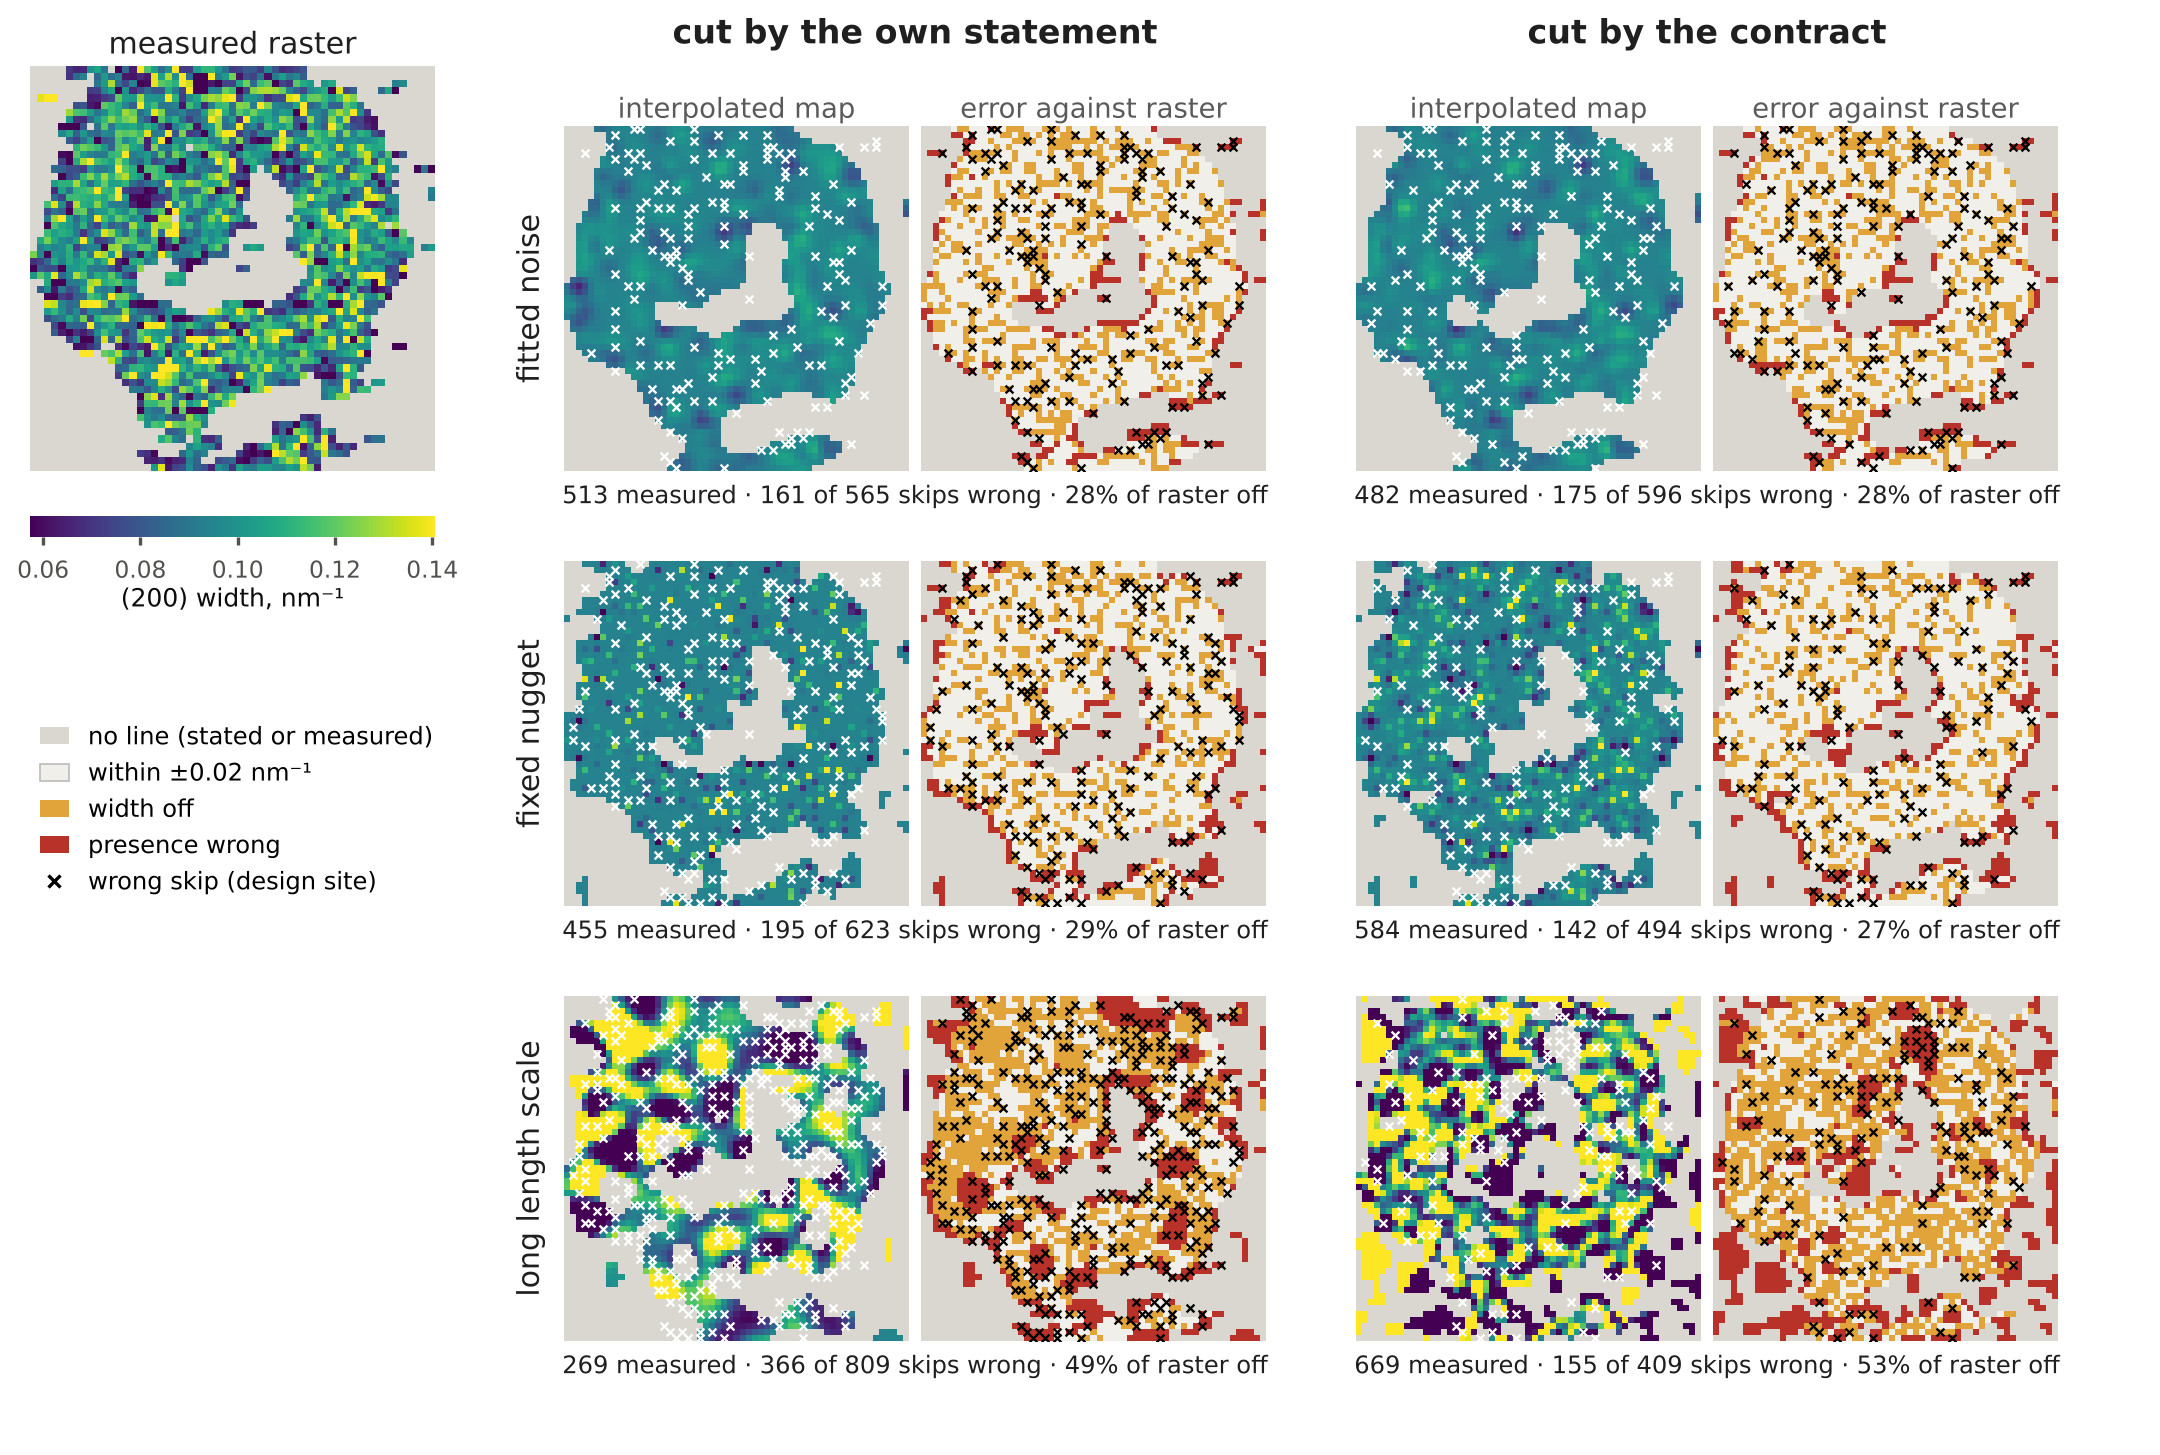

This chart was generated by the following Python code:
"""Interpolated maps after round 3 of one paired design (NaCl (200) width): rows are kernels, columns are the
cut that drove the campaign (process's own statement, contract), each with its error map against the measured raster.
Reads results/revision2/paired_gp_maps_d<D>.npz from experiments/paired_gp_maps.py."""
import sys
from pathlib import Path

import numpy as np
import matplotlib
matplotlib.use("Agg")
import matplotlib.pyplot as plt
from matplotlib.colors import ListedColormap

ROOT = Path(__file__).resolve().parents[2]
sys.path[:0] = [str(ROOT), str(ROOT / "src"), str(Path(__file__).parent)]
INK, INK2 = "#1f1f1f", "#5a5a5a"
TOL = 0.02
KLAB = {"fitted": "fitted noise", "nugget": "fixed nugget", "smooth": "long length scale"}
DLAB = {"uq": "own statement", "contract": "contract"}
ABSENT = "#d9d7d0"


def main(design=0):
    from fig_datasets import nacl_fwhm
    plt.rcParams.update({"font.family": "DejaVu Sans", "font.size": 7, "axes.edgecolor": INK2})
    img, pres, (xs, ys), _, _ = nacl_fwhm()
    R = np.load(ROOT / f"results/revision2/paired_gp_maps_d{design}.npz")
    sh = tuple(R["shape"]); ix, iy, ridx = R["ix"], R["iy"], R["raster_idx"]
    vmin, vmax = np.nanpercentile(img, 5), np.nanpercentile(img, 95)
    cmap = plt.get_cmap("viridis").copy(); cmap.set_bad(ABSENT)
    ecmap = ListedColormap(["#f1efe9", "#e0a43a", "#b8322a"])   # within tolerance, width off, presence wrong

    def to_img(v):
        out = np.full(sh, np.nan); out[iy, ix] = v; return out

    FW, FH, S = 7.2, 4.85, 1.15                                # figure and panel size, inches
    fig = plt.figure(figsize=(FW, FH))
    gap, pgap = 0.04, 0.30
    X0 = 1.88
    xin = [X0, X0 + S + gap, X0 + 2 * S + gap + pgap, X0 + 3 * S + 2 * gap + pgap]
    yin = [FH - 0.42 - S - r * (S + 0.30) for r in range(3)]
    W, H = S / FW, S / FH
    xpos = [x / FW for x in xin]; ypos = [y / FH for y in yin]
    # measured raster
    ag = fig.add_axes([0.10 / FW, ypos[0], 1.35 / FW, 1.35 / FH])
    im = ag.imshow(img, origin="lower", cmap=cmap, vmin=vmin, vmax=vmax, interpolation="nearest")
    ag.set_xticks([]); ag.set_yticks([]); ag.set_title("measured raster", fontsize=7.2, color=INK, pad=3)
    for sp_ in ag.spines.values():
        sp_.set_visible(False)
    cb = fig.colorbar(im, cax=fig.add_axes([0.10 / FW, ypos[0] - 0.22 / FH, 1.35 / FW, 0.07 / FH]),
                      orientation="horizontal")
    cb.outline.set_visible(False); cb.ax.tick_params(labelsize=5.6, length=2)
    cb.set_label("(200) width, nm⁻¹", fontsize=6, labelpad=1)
    # legend for the error maps and overlays
    from matplotlib.patches import Patch
    from matplotlib.lines import Line2D
    hs = [Patch(fc=ABSENT, label="no line (stated or measured)"),
          Patch(fc="#f1efe9", ec="#bbbbbb", lw=0.4, label=f"within ±{TOL} nm⁻¹"),
          Patch(fc="#e0a43a", label="width off"), Patch(fc="#b8322a", label="presence wrong"),
          Line2D([], [], ls="", marker="x", ms=3, mec="black", mew=0.8, label="wrong skip (design site)")]
    lg = fig.legend(handles=hs, loc="upper left", bbox_to_anchor=(0.10 / FW, ypos[1] + 0.55 * H), frameon=False, fontsize=5.8,
                    handlelength=1.2, borderaxespad=0)

    for r, k in enumerate(("fitted", "nugget", "smooth")):
        for c, d in enumerate(("uq", "contract")):
            t = f"{k}_{d}"
            ph, wh = R[f"{t}_ph"], R[f"{t}_wh"]
            line = ph >= 0.5
            mp = to_img(np.where(line, wh, np.nan))
            gtw, gtp = img[iy, ix], pres[iy, ix]
            err = np.where(line & gtp, np.where(np.abs(wh - np.nan_to_num(gtw, nan=1e9)) > TOL, 1, 0),
                           np.where(line != gtp, 2, -1))
            eimg = to_img(err.astype(float)); eimg[eimg < 0] = np.nan
            share = float((err > 0).mean())
            wrong = R[f"{t}_wrong"]; meas = R[f"{t}_measured"]; sk = R[f"{t}_skipped"]
            wx, wy = ix[ridx[wrong]], iy[ridx[wrong]]
            for j, (A, cm, kw) in enumerate(((mp, cmap, dict(vmin=vmin, vmax=vmax)),
                                             (eimg, ecmap.with_extremes(bad=ABSENT), dict(vmin=0, vmax=2)))):
                ax = fig.add_axes([xpos[2 * c + j], ypos[r], W, H])
                ax.imshow(A, origin="lower", cmap=cm, interpolation="nearest", **kw)
                ax.scatter(wx, wy, s=3.5, marker="x", c="white" if j == 0 else "black", lw=0.55, zorder=4)
                ax.set_xticks([]); ax.set_yticks([])
                for s in ax.spines.values():
                    s.set_visible(False)
                if r == 0:
                    ax.set_title(("interpolated map" if j == 0 else "error against raster"), fontsize=6.6,
                                 color=INK2, pad=2)
                if j == 1:
                    ax.text(-gap / S / 2, -0.04, f"{int(meas.sum())} measured · {int(wrong.sum())} of {int(sk.sum())} "
                            f"skips wrong · {share:.0%} of raster off", transform=ax.transAxes, ha="center",
                            va="top", fontsize=5.8, color=INK)
            if c == 0:
                fig.text(xpos[0] - 0.06 / FW, ypos[r] + H / 2, KLAB[k], rotation=90, ha="right", va="center",
                         fontsize=7.2, color=INK)
    for c, d in enumerate(("uq", "contract")):
        fig.text((xpos[2 * c] + xpos[2 * c + 1] + W) / 2, 1 - 0.06 / FH, f"cut by the {DLAB[d]}", ha="center",
                 va="top", fontsize=8, color=INK, weight="bold")
    out = ROOT / "manuscript/figures/figS_paired_maps"
    for ext in ("png", "pdf", "svg"):
        fig.savefig(f"{out}.{ext}", dpi=300 if ext == "png" else None)
    print(out)


if __name__ == "__main__":
    main(int(sys.argv[1]) if len(sys.argv) > 1 else 0)
